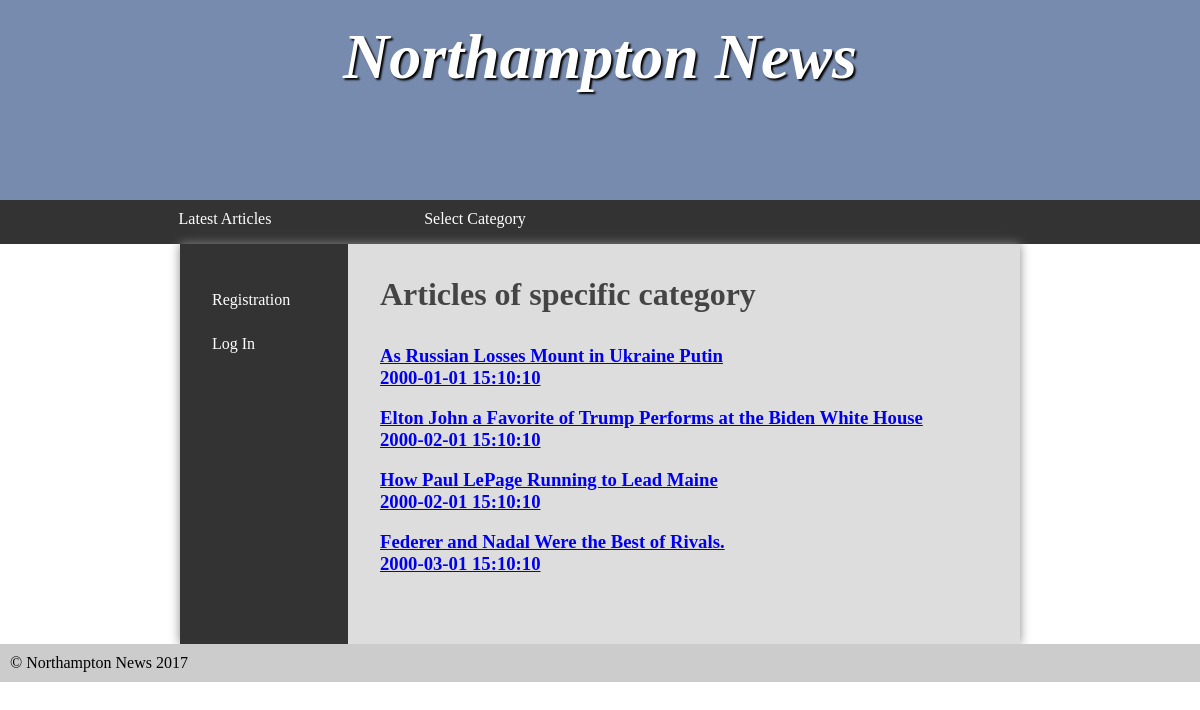
Screenshot of /php/src/index.php?activityReq=viewSelectedArticel&id=1 with the database file from the repository.
### tables this page shows
CREATE TABLE article(

    id INT(11) NOT NULL AUTO_INCREMENT,
    title VARCHAR(255) NOT NULL,
    content VARCHAR(255) NOT NULL,
    categoryId INT(11) NOT NULL,
    publishDate DATETIME NOT NULL,
    PRIMARY KEY (id),
    FOREIGN KEY (categoryId) REFERENCES category(id)
);

### php/src/categoryArticle.php (the view)
<article>
	<h2>Articles of specific category</h2>
	<?php
        require 'dbConn.php';
        $id = (int)$_GET['id'];
        $query = "SELECT id, title, content, publishDate FROM article WHERE categoryId = $id";
		$result = $pdo->query($query);
		foreach($result as $row){
            echo '<h3><a class="articleLink"  href = "index.php?activityReq=fullArticle&id='.$row['id'].'">'.$row['title'] . '<br>' . $row['publishDate'] .'</a></h3>' . '<br>';
		}
	?>
</article>
</main>

### php/src/styles.css (style rules this page uses)
* { margin: 0; padding: 0; }
html { font-family: 'Oxygen-Regular', times, verdana, sans-serif; }
body { background-color: #fff; }
main h2 { font-size:2em; }
p, li, h2 { margin-bottom: 1em; }
main > article { display: table-cell; padding: 2em; }

### rows the page displays
article: title "As Russian Losses Mount in Ukraine Putin", publishDate "2000-01-01 15:10:10"
article: title "Elton John a Favorite of Trump Performs at the Biden White House", publishDate "2000-02-01 15:10:10"
article: title "How Paul LePage Running to Lead Maine", publishDate "2000-02-01 15:10:10"
article: title "Federer and Nadal Were the Best of Rivals.", publishDate "2000-03-01 15:10:10"
